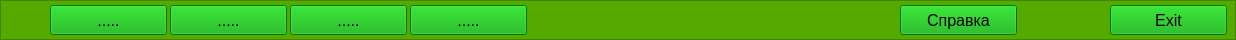
       <widget class="QFrame" name="MainDownFrame">
        <property name="minimumSize">
         <size>
          <width>0</width>
          <height>40</height>
         </size>
        </property>
        <property name="maximumSize">
         <size>
          <width>16777215</width>
          <height>40</height>
         </size>
        </property>
        <property name="styleSheet">
         <string notr="true">background-color: rgb(85, 170, 0);</string>
        </property>
        <property name="frameShape">
         <enum>QFrame::StyledPanel</enum>
        </property>
        <property name="frameShadow">
         <enum>QFrame::Raised</enum>
        </property>
        <widget class="QPushButton" name="btn_pushButton_exit">
         <property name="geometry">
          <rect>
           <x>1110</x>
           <y>5</y>
           <width>117</width>
           <height>30</height>
          </rect>
         </property>
         <property name="font">
          <font>
           <pointsize>12</pointsize>
          </font>
         </property>
         <property name="styleSheet">
          <string notr="true">background-color: rgb(0, 170, 0);
border-bottom-color: rgb(255, 255, 127);</string>
         </property>
         <property name="text">
          <string>Exit</string>
         </property>
        </widget>
        <widget class="QPushButton" name="btn_pushButton_help">
         <property name="geometry">
          <rect>
           <x>900</x>
           <y>5</y>
           <width>117</width>
           <height>30</height>
          </rect>
         </property>
         <property name="font">
          <font>
           <pointsize>12</pointsize>
          </font>
         </property>
         <property name="styleSheet">
          <string notr="true">background-color: rgb(0, 170, 0);
border-bottom-color: rgb(255, 255, 127);</string>
         </property>
         <property name="text">
          <string>Справка</string>
         </property>
        </widget>
        <widget class="QPushButton" name="pushButton_6">
         <property name="geometry">
          <rect>
           <x>50</x>
           <y>5</y>
           <width>117</width>
           <height>30</height>
          </rect>
         </property>
         <property name="font">
          <font>
           <pointsize>12</pointsize>
          </font>
         </property>
         <property name="styleSheet">
          <string notr="true">background-color: rgb(0, 170, 0);
border-bottom-color: rgb(255, 255, 127);</string>
         </property>
         <property name="text">
          <string>.....</string>
         </property>
        </widget>
        <widget class="QPushButton" name="pushButton_7">
         <property name="geometry">
          <rect>
           <x>170</x>
           <y>5</y>
           <width>117</width>
           <height>30</height>
          </rect>
         </property>
         <property name="font">
          <font>
           <pointsize>12</pointsize>
          </font>
         </property>
         <property name="styleSheet">
          <string notr="true">background-color: rgb(0, 170, 0);
border-bottom-color: rgb(255, 255, 127);</string>
         </property>
         <property name="text">
          <string>.....</string>
         </property>
        </widget>
        <widget class="QPushButton" name="pushButton_8">
         <property name="geometry">
          <rect>
           <x>290</x>
           <y>5</y>
           <width>117</width>
           <height>30</height>
          </rect>
         </property>
         <property name="font">
          <font>
           <pointsize>12</pointsize>
          </font>
         </property>
         <property name="styleSheet">
          <string notr="true">background-color: rgb(0, 170, 0);
border-bottom-color: rgb(255, 255, 127);</string>
         </property>
         <property name="text">
          <string>.....</string>
         </property>
        </widget>
        <widget class="QPushButton" name="pushButton_9">
         <property name="geometry">
          <rect>
           <x>410</x>
           <y>5</y>
           <width>117</width>
           <height>30</height>
          </rect>
         </property>
         <property name="font">
          <font>
           <pointsize>12</pointsize>
          </font>
         </property>
         <property name="styleSheet">
          <string notr="true">background-color: rgb(0, 170, 0);
border-bottom-color: rgb(255, 255, 127);</string>
         </property>
         <property name="text">
          <string>.....</string>
         </property>
        </widget>
       </widget>
